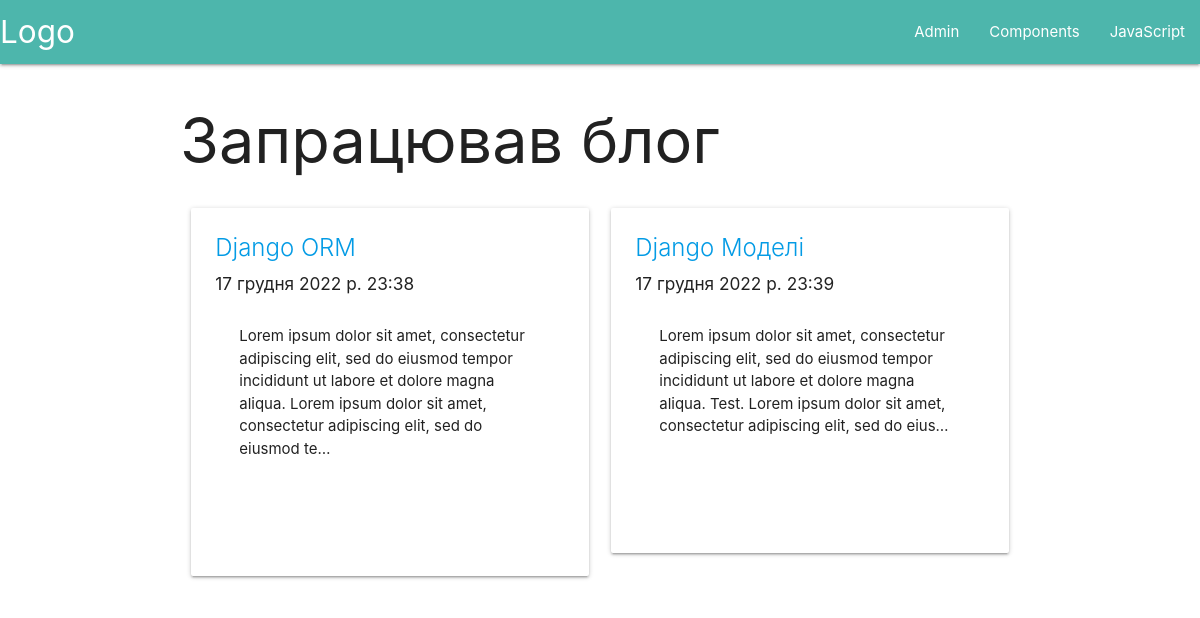
The app's page /, older data.
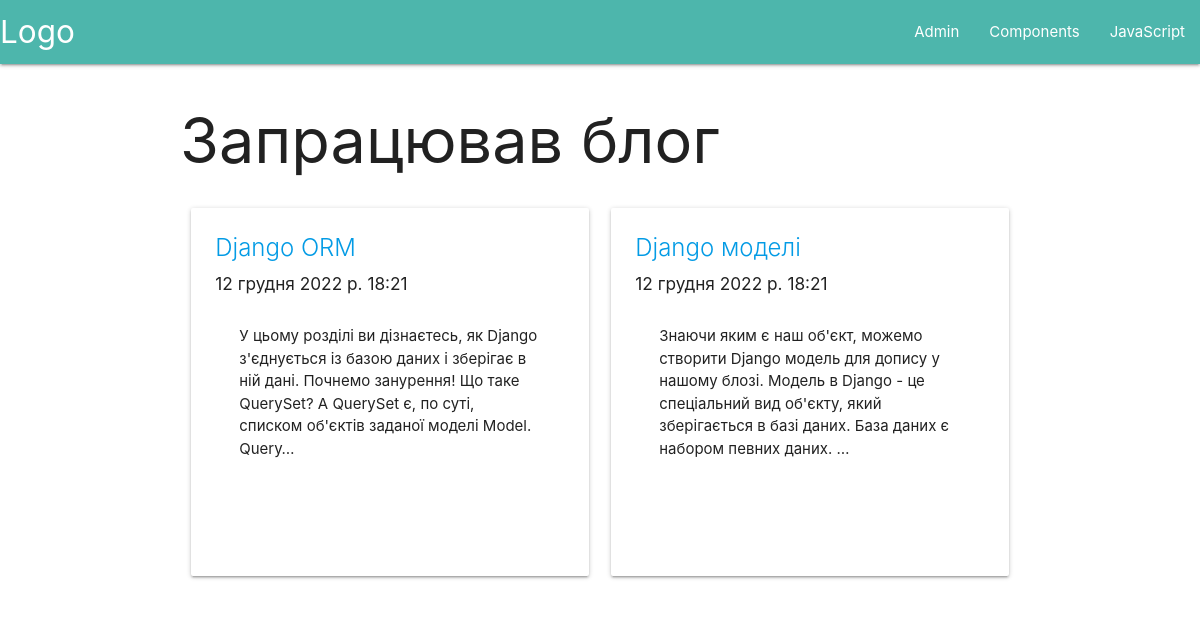
The same page, newer data.
### blog/models.py (models this page shows, shortened)
class Post(models.Model):
    title = models.CharField(max_length=100)
    text = models.TextField()
    created_at = models.DateTimeField(default=timezone.now)
    post_slug = models.CharField(max_length=80, default="default_post")

### blog/views.py (the view)
# urls.py: path(r'', views.blog_main), # domen.com/blog/
def blog_main(request, *args):
    data_dict  ={
        "posts": Post.objects.all()
    }
    return render(request, 'blog_main.html', data_dict)

### blog/templates/blog_main.html
{% extends 'navbar.html' %}
    {% block content %}
    <div class="container">
        <h1>Запрацював блог</h1>
        {% if posts %}
            <div class="row">
                {% for post in posts %}
                <div class="col s12 l6">
                    <div class="card">
                        <div class="card-content">
                            <span class="card-title">
                                <a href="/{{ post.post_slug }}">{{ post.title }}</a>
                            </span>
                            <h6>{{ post.created_at }}</h6>
                            <div class="card-content">{{ post.text|truncatechars:200 }}</div>
                            <br><br><br>
                        </div>
                    </div>
                </div>
                {% endfor %}
            </div>
        {% endif %}
    </div>
    {% endblock %}

### blog/templates/navbar.html (shortened to what this page needs)
{% load static %}
<!DOCTYPE HTML>
<html>
    <head>
        <link rel="stylesheet" href="https://cdnjs.cloudflare.com/ajax/libs/materialize/1.0.0/css/materialize.min.css">
    </head>
    <body>
        <nav>
            <div class="nav-wrapper teal lighten-2">
              <a href="/" class="brand-logo">Logo</a>
              <ul id="nav-mobile" class="right hide-on-med-and-down">
                <li><a href="/admin">Admin</a></li>
                <li><a href="badges.html">Components</a></li>
                <li><a href="collapsible.html">JavaScript</a></li>
              </ul>
            </div>
        </nav>
        {% block content %}
        {% endblock %}
    </body>
</html>

Row changes from the older to the newer data that the page shows:
changed Post "Django ORM": created_at "17 грудня 2022 р. 23:38" → "12 грудня 2022 р. 18:21"; text "Lorem ipsum dolor sit amet, consectetur adipiscing elit, sed do eiusmod tempor incididunt ut labore et dolore magna aliqua. Lorem ipsum dolor sit amet, consectetur adipiscing elit, sed do eiusmod te…" → "У цьому розділі ви дізнаєтесь, як Django з'єднується із базою даних і зберігає в ній дані. Почнемо занурення! Що таке QuerySet? A QuerySet є, по суті, списком об'єктів заданої моделі Model. Query…"
changed Post: title "Django Моделі" → "Django моделі"; created_at "17 грудня 2022 р. 23:39" → "12 грудня 2022 р. 18:21"; text "Lorem ipsum dolor sit amet, consectetur adipiscing elit, sed do eiusmod tempor incididunt ut labore et dolore magna aliqua. Test. Lorem ipsum dolor sit amet, consectetur adipiscing elit, sed do eius…" → "Знаючи яким є наш об'єкт, можемо створити Django модель для допису у нашому блозі. Модель в Django - це спеціальний вид об'єкту, який зберігається в базі даних. База даних є набором певних даних. …"
